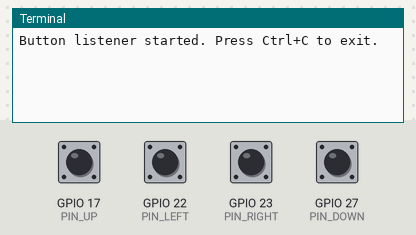
The program below on a simulated Raspberry Pi (BCM pin numbers). Parts: the last lines printed to the terminal. The test bench sets the inputs (shaded band); at power-on: GPIO 17 (PIN_UP), GPIO 22 (PIN_LEFT), GPIO 23 (PIN_RIGHT), GPIO 27 (PIN_DOWN) HIGH.

Above: at 1.2 s.
1.3 s: GPIO 17 (PIN_UP) pulled LOW for 0.15 s
At 2.1 s:
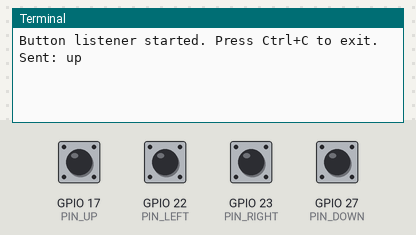
2.9 s: GPIO 22 (PIN_LEFT) pulled LOW for 0.15 s
At 3.4 s:
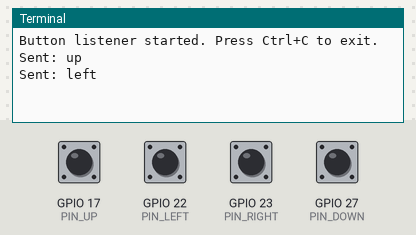
4.5 s: GPIO 23 (PIN_RIGHT) pulled LOW for 0.15 s
At 5.7 s:
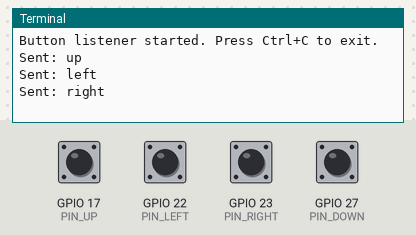
6.1 s: GPIO 27 (PIN_DOWN) pulled LOW for 0.15 s
At 6.9 s:
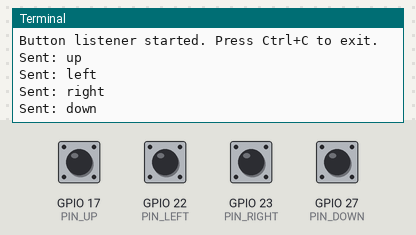

The program:

raspiController.py
```python
#!/usr/bin/env python3

import RPi.GPIO as GPIO
import socket
import time

# --- UDP Konfiguration ---
UDP_IP = "192.168.178.141"  # IP deines Ubuntu-Hosts
UDP_PORT = 9999           # Port des micro-ROS-Agenten
sock = socket.socket(socket.AF_INET, socket.SOCK_DGRAM)

# --- GPIO Pins ---
PIN_UP = 17
PIN_DOWN = 27
PIN_LEFT = 22
PIN_RIGHT = 23

GPIO.setmode(GPIO.BCM)
GPIO.setup(PIN_UP, GPIO.IN, pull_up_down=GPIO.PUD_UP)
GPIO.setup(PIN_DOWN, GPIO.IN, pull_up_down=GPIO.PUD_UP)
GPIO.setup(PIN_LEFT, GPIO.IN, pull_up_down=GPIO.PUD_UP)
GPIO.setup(PIN_RIGHT, GPIO.IN, pull_up_down=GPIO.PUD_UP)

def send_button(button_name):
    try:
        sock.sendto(button_name.encode(), (UDP_IP, UDP_PORT))
        print(f"Sent: {button_name}")
    except Exception as e:
        print(f"Error sending {button_name}: {e}")

try:
    print("Button listener started. Press Ctrl+C to exit.")
    while True:
        if not GPIO.input(PIN_UP):
            send_button("up")
            time.sleep(0.2)
        if not GPIO.input(PIN_DOWN):
            send_button("down")
            time.sleep(0.2)
        if not GPIO.input(PIN_LEFT):
            send_button("left")
            time.sleep(0.2)
        if not GPIO.input(PIN_RIGHT):
            send_button("right")
            time.sleep(0.2)
        time.sleep(0.01)

finally:
    GPIO.cleanup()
    sock.close()
```

Measured:
- after the input at 1.3 s, the terminal: prints a new line at once (image 1)
- after the input at 2.9 s, the terminal: prints a new line at once (image 2)
- after the input at 4.5 s, the terminal: prints a new line at once (image 3)
- after the input at 6.1 s, the terminal: prints a new line at once (image 4)
